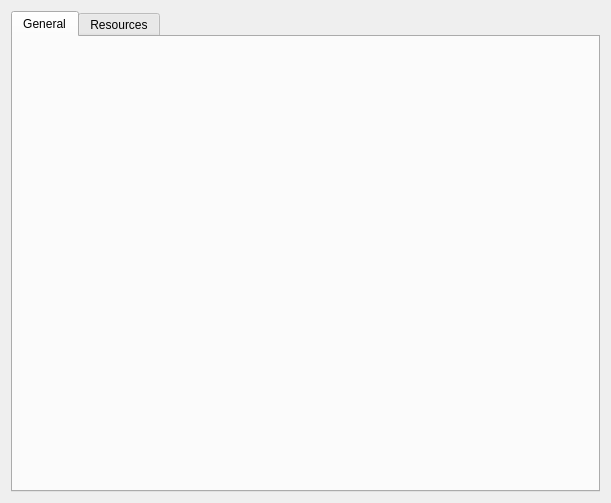
<?xml version="1.0" encoding="UTF-8"?>
<ui version="4.0">
 <class>PreferenceDialog</class>
 <widget class="QDialog" name="PreferenceDialog">
  <property name="geometry">
   <rect>
    <x>0</x>
    <y>0</y>
    <width>611</width>
    <height>503</height>
   </rect>
  </property>
  <property name="windowTitle">
   <string>Preferences</string>
  </property>
  <layout class="QVBoxLayout" name="verticalLayout">
   <item>
    <widget class="QTabWidget" name="tabWidget">
     <property name="currentIndex">
      <number>0</number>
     </property>
     <widget class="QWidget" name="tabGeneral">
      <attribute name="title">
       <string>General</string>
      </attribute>
     </widget>
     <widget class="QWidget" name="tabResources">
      <attribute name="title">
       <string>Resources</string>
      </attribute>
      <layout class="QVBoxLayout" name="verticalLayout_2">
       <item>
        <layout class="QHBoxLayout" name="horizontalLayout">
         <item>
          <widget class="QLabel" name="label">
           <property name="text">
            <string>Resource Type:</string>
           </property>
          </widget>
         </item>
         <item>
          <widget class="QComboBox" name="comboBox">
           <property name="minimumSize">
            <size>
             <width>100</width>
             <height>0</height>
            </size>
           </property>
           <item>
            <property name="text">
             <string>User Agents</string>
            </property>
           </item>
           <item>
            <property name="text">
             <string>NameServers</string>
            </property>
           </item>
           <item>
            <property name="text">
             <string>SRV Wordlists</string>
            </property>
           </item>
          </widget>
         </item>
         <item>
          <spacer name="horizontalSpacer">
           <property name="orientation">
            <enum>Qt::Horizontal</enum>
           </property>
           <property name="sizeHint" stdset="0">
            <size>
             <width>40</width>
             <height>20</height>
            </size>
           </property>
          </spacer>
         </item>
        </layout>
       </item>
       <item>
        <widget class="QTableView" name="tableView"/>
       </item>
      </layout>
     </widget>
    </widget>
   </item>
  </layout>
 </widget>
 <resources/>
 <connections/>
</ui>
